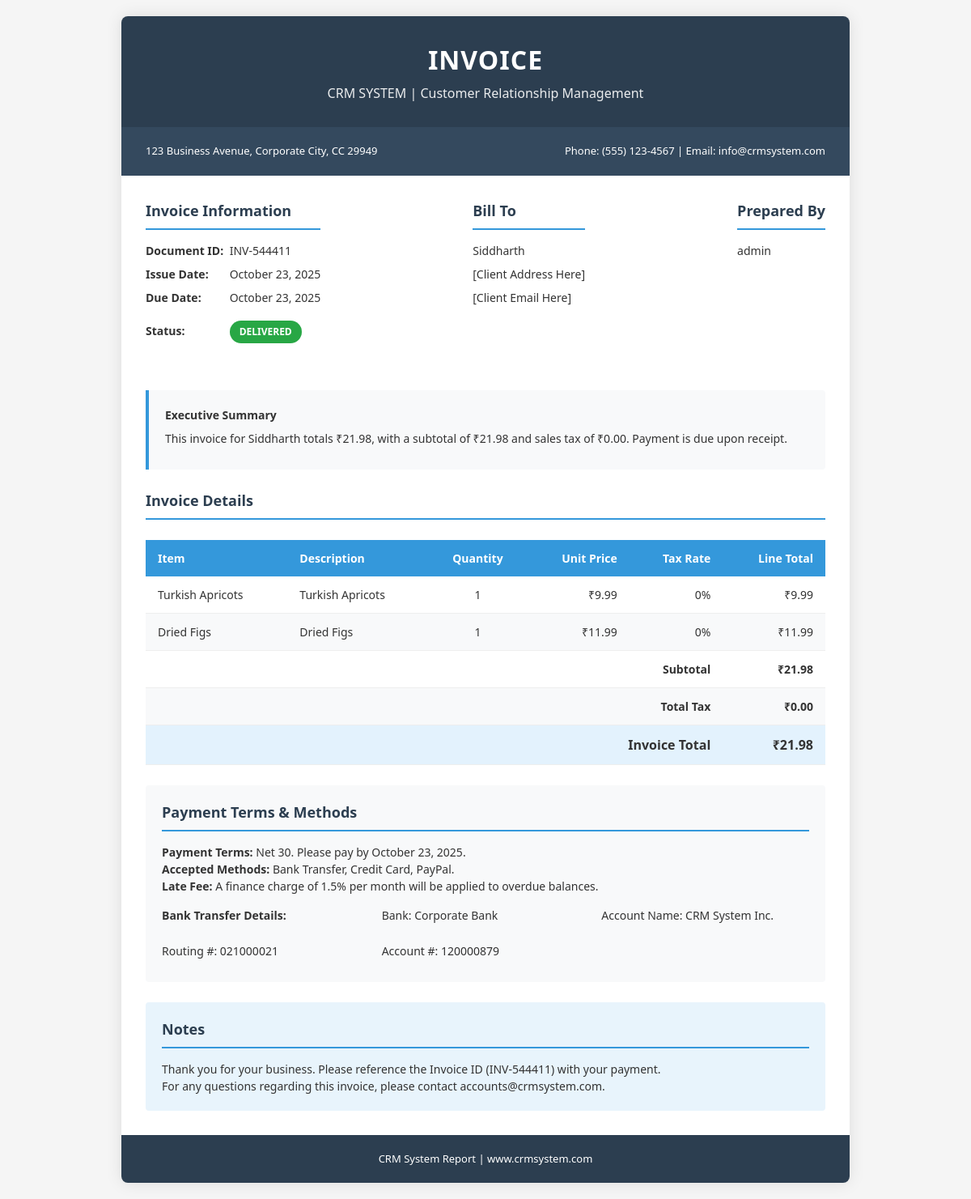
Page /api/orders/orders/5/invoice/ (signed in) on the committed database.
### apps/orders/models.py (models this page shows, shortened)
class Order(models.Model):
    STATUS_CHOICES = [
        ('pending', 'Pending'),
        ('processing', 'Processing'),
        ('shipped', 'Shipped'),
        ('delivered', 'Delivered'),
        ('cancelled', 'Cancelled'),
    ]
    PAYMENT_CHOICES = [
        ('cod', 'Cash on Delivery'),
        ('online', 'Online Payment'),
    ]
    PAYMENT_STATUS_CHOICES = [
        ('pending', 'Pending'),
        ('paid', 'Paid'),
        ('failed', 'Failed'),
    ]
    order_number = models.CharField(max_length=20, unique=True)
    customer = models.ForeignKey(User, on_delete=models.CASCADE, related_name='orders')
    total_amount = models.DecimalField(max_digits=10, decimal_places=2)
    payment_mode = models.CharField(max_length=10, choices=PAYMENT_CHOICES, default='cod')
    payment_status = models.CharField(max_length=10, choices=PAYMENT_STATUS_CHOICES, default='pending')
    order_status = models.CharField(max_length=15, choices=STATUS_CHOICES, default='pending')
    shipping_name = models.CharField(max_length=100)
    shipping_email = models.EmailField()
    shipping_mobile = models.CharField(max_length=15)
    shipping_address = models.TextField()
    shipping_city = models.CharField(max_length=50)
    shipping_pincode = models.CharField(max_length=10)
    created_at = models.DateTimeField(default=timezone.now)
    updated_at = models.DateTimeField(auto_now=True)
    class Meta:
        ordering = ['-created_at']
        indexes = [
            models.Index(fields=['-created_at']),
            models.Index(fields=['order_status']),
            models.Index(fields=['payment_status']),
            models.Index(fields=['customer']),
            models.Index(fields=['order_number']),
        ]

class OrderItem(models.Model):
    order = models.ForeignKey(Order, on_delete=models.CASCADE, related_name='items')
    product = models.ForeignKey(Product, on_delete=models.CASCADE)
    quantity = models.PositiveIntegerField()
    price = models.DecimalField(max_digits=10, decimal_places=2)  # Price at time of order
    gift_wrap = models.ForeignKey(GiftWrap, on_delete=models.SET_NULL, null=True, blank=True)  # Add this field
    class Meta:
        indexes = [
            models.Index(fields=['order']),
            models.Index(fields=['product']),
        ]
    def get_total_price(self):
        base_price = self.quantity * self.price
        gift_wrap_price = self.gift_wrap.price if self.gift_wrap else 0
        return base_price + (gift_wrap_price * self.quantity)

### apps/users/models.py (models this page shows, shortened)
class User(AbstractUser):
    full_name = models.CharField(max_length=100)
    mobile = models.CharField(max_length=15, blank=True)
    role = models.ForeignKey(Role, on_delete=models.PROTECT, null=True)
    is_active = models.BooleanField(default=True)
    date_joined = models.DateTimeField(default=timezone.now)

### apps/shop/models.py (models this page shows, shortened)
class Product(models.Model):
    name = models.CharField(max_length=200)
    slug = models.SlugField(unique=True)
    category = models.ForeignKey(Category, on_delete=models.CASCADE, related_name='products')
    description = models.TextField()
    nutritional_info = models.TextField(blank=True)
    price = models.DecimalField(max_digits=10, decimal_places=2)
    stock = models.PositiveIntegerField(default=0)
    image = models.ImageField(upload_to='products/')
    is_active = models.BooleanField(default=True)
    is_featured = models.BooleanField(default=False)
    created_at = models.DateTimeField(default=timezone.now)
    updated_at = models.DateTimeField(auto_now=True)
    meta_title = models.CharField(max_length=200, blank=True)
    meta_description = models.CharField(max_length=160, blank=True)
    keywords = models.CharField(max_length=255, blank=True)
    discount_percent = models.DecimalField(max_digits=5, decimal_places=2, default=0.00)
    tags = models.CharField(max_length=255, blank=True, help_text="Comma-separated tags for marketing")
    class Meta:
        ordering = ['name']
        indexes = [
            models.Index(fields=['name']),
            models.Index(fields=['price']),
            models.Index(fields=['is_active']),
            models.Index(fields=['is_featured']),
            models.Index(fields=['created_at']),
            models.Index(fields=['category', 'is_active']),
        ]

### apps/orders/api_views.py (the view, shortened to what this page needs)
class OrderViewSet(viewsets.ModelViewSet):
    serializer_class = OrderSerializer
    @action(detail=True, methods=['get'], renderer_classes=[TemplateHTMLRenderer])
    def invoice(self, request, pk=None):
        order = get_object_or_404(Order, pk=pk)
        if request.user.role.name != 'admin' and order.customer != request.user:
            return Response({'error': 'Permission denied'}, status=status.HTTP_403_FORBIDDEN)
        download_pdf = request.GET.get('download') == 'pdf'
        template = get_template('orders/invoice.html')
        context = {
            'order': order,
            'request': request
        }
        if request.accepted_renderer.format == 'html' and not download_pdf:
            return Response(context, template_name='orders/invoice.html')

### apps/core/context_processors.py (called while the page is built)
def footer_content(request):
    try:
        footer = FooterContent.objects.get(is_active=True)
    except FooterContent.DoesNotExist:
        footer = None
    return {
        'footer_content': footer
    }

### templates/orders/invoice.html (shortened to what this page needs)
{% load static %}
<!DOCTYPE html>
<html>
<head>
</head>
<body>
    <div class="invoice-container">
        <div class="header">
            <h1>INVOICE</h1>
            <p>CRM SYSTEM | Customer Relationship Management</p>
        </div>
        <div class="company-info">
            <div>123 Business Avenue, Corporate City, CC 29949</div>
            <div>Phone: (555) 123-4567 | Email: info@crmsystem.com</div>
        </div>
        <div class="content">
            <div class="invoice-meta">
                <div class="invoice-details">
                    <div class="section-title">Invoice Information</div>
                    <div class="meta-item"><span class="meta-label">Document ID:</span> INV-{{ order.order_number|slice:"4:" }}</div>
                    <div class="meta-item"><span class="meta-label">Issue Date:</span> {{ order.created_at|date:"F d, Y" }}</div>
                    <div class="meta-item"><span class="meta-label">Due Date:</span> {{ order.created_at|date:"F d, Y" }}</div>
                    <div class="meta-item">
                        <span class="meta-label">Status:</span>
                        <span class="status-badge status-{{ order.order_status }}">
                            {{ order.get_order_status_display }}
                        </span>
                    </div>
                </div>
                <div class="bill-to">
                    <div class="section-title">Bill To</div>
                    <div class="meta-item">{{ order.customer.full_name }}</div>
                    <div class="meta-item">[Client Address Here]</div>
                    <div class="meta-item">[Client Email Here]</div>
                </div>
                <div class="prepared-by">
                    <div class="section-title">Prepared By</div>
                    <div class="meta-item">admin</div>
                </div>
            </div>
            <div class="summary">
                <p><strong>Executive Summary</strong></p>
                <p>This invoice for {{ order.customer.full_name }} totals ₹{{ order.total_amount|floatformat:2 }}, with a subtotal of ₹{{ order.total_amount|floatformat:2 }} and sales tax of ₹0.00. Payment is due upon receipt.</p>
            </div>
            <div class="section-title">Invoice Details</div>
            <table>
                <thead>
                    <tr>
                        <th>Item</th>
                        <th>Description</th>
                        <th class="text-center">Quantity</th>
                        <th class="text-right">Unit Price</th>
                        <th class="text-right">Tax Rate</th>
                        <th class="text-right">Line Total</th>
                    </tr>
                </thead>
                <tbody>
                    {% for item in order.items.all %}
                    <tr>
                        <td>{{ item.product.name }}</td>
                        <td>
                            {{ item.product.name }}
                        </td>
                        <td class="text-center">{{ item.quantity }}</td>
                        <td class="text-right">₹{{ item.price|floatformat:2 }}</td>
                        <td class="text-right">0%</td>
                        <td class="text-right">₹{{ item.get_total_price|floatformat:2 }}</td>
                    </tr>
                    {% endfor %}
                    <tr class="subtotal-row">
                        <td colspan="5" class="text-right"><strong>Subtotal</strong></td>
                        <td class="text-right">₹{{ order.total_amount|floatformat:2 }}</td>
                    </tr>
                    <tr class="tax-row">
                        <td colspan="5" class="text-right"><strong>Total Tax</strong></td>
                        <td class="text-right">₹0.00</td>
                    </tr>
                    <tr class="total-row">
                        <td colspan="5" class="text-right"><strong>Invoice Total</strong></td>
                        <td class="text-right">₹{{ order.total_amount|floatformat:2 }}</td>
                    </tr>
                </tbody>
            </table>
            <div class="payment-terms">
                <div class="section-title">Payment Terms & Methods</div>
                <p><strong>Payment Terms:</strong> Net 30. Please pay by {{ order.created_at|date:"F d, Y" }}.</p>
                <p><strong>Accepted Methods:</strong> Bank Transfer, Credit Card, PayPal.</p>
                <p><strong>Late Fee:</strong> A finance charge of 1.5% per month will be applied to overdue balances.</p>
                <div class="bank-details">
                    <div><strong>Bank Transfer Details:</strong></div>
                    <div>Bank: Corporate Bank</div>
                    <div>Account Name: CRM System Inc.</div>
                    <div>Routing #: 021000021</div>
                    <div>Account #: 120000879</div>
                </div>
            </div>
            <div class="notes">
                <div class="section-title">Notes</div>
                <p>Thank you for your business. Please reference the Invoice ID (INV-{{ order.order_number|slice:"4:" }}) with your payment.</p>
                <p>For any questions regarding this invoice, please contact accounts@crmsystem.com.</p>
            </div>
        </div>
        <div class="footer">
            <p>CRM System Report | www.crmsystem.com</p>
        </div>
    </div>
</body>
</html>

### templates/orders/invoice.html (style rules this page uses)
* { margin: 0; padding: 0; box-sizing: border-box; font-family: 'Segoe UI', Tahoma, Geneva, Verdana, sans-serif; }
body { background-color: #f5f5f5; color: #333; font-size: 14px; line-height: 1.5; padding: 20px; }
.invoice-container { max-width: 900px; margin: 0 auto; background: white; box-shadow: 0 0 20px rgba(0, 0, 0, 0.1); border-radius: 8px; overflow: hidden; }
.header { background: #2c3e50; color: white; padding: 30px; text-align: center; }
.header h1 { font-size: 32px; margin-bottom: 5px; letter-spacing: 1px; }
.header p { font-size: 16px; opacity: 0.9; }
.company-info { background: #34495e; color: white; padding: 15px 30px; display: flex; justify-content: space-between; flex-wrap: wrap; font-size: 13px; }
.company-info div { margin: 5px 0; }
.content { padding: 30px; }
.invoice-meta { display: flex; justify-content: space-between; margin-bottom: 30px; flex-wrap: wrap; }
.invoice-details, .bill-to, .prepared-by { margin-bottom: 20px; }
.section-title { font-size: 18px; font-weight: 600; color: #2c3e50; margin-bottom: 15px; padding-bottom: 8px; border-bottom: 2px solid #3498db; }
.meta-item { margin-bottom: 8px; }
.meta-label { font-weight: 600; display: inline-block; width: 100px; }
.summary { background: #f8f9fa; border-left: 4px solid #3498db; padding: 20px; margin: 25px 0; border-radius: 0 4px 4px 0; }
.summary p { margin-bottom: 8px; }
table { width: 100%; border-collapse: collapse; margin: 25px 0; }
th { background: #3498db; color: white; text-align: left; padding: 12px 15px; font-weight: 600; }
td { padding: 12px 15px; border-bottom: 1px solid #eee; }
tr:nth-child(even) { background: #f8f9fa; }
.text-right { text-align: right; }
.text-center { text-align: center; }
.subtotal-row, .tax-row, .total-row { font-weight: 600; }
.total-row { background: #e3f2fd; font-size: 16px; }
.payment-terms { background: #f8f9fa; padding: 20px; margin: 25px 0; border-radius: 4px; }
.bank-details { display: grid; grid-template-columns: repeat(auto-fit, minmax(200px, 1fr)); gap: 15px; margin-top: 15px; }
.bank-details div { margin-bottom: 8px; }
.notes { background: #e8f4fc; padding: 20px; border-radius: 4px; margin-top: 25px; }
.footer { background: #2c3e50; color: white; text-align: center; padding: 20px; font-size: 13px; }
.status-badge { display: inline-block; padding: 5px 12px; border-radius: 20px; font-weight: 600; font-size: 12px; text-transform: uppercase; margin-top: 10px; }
.status-delivered { background: #28a745; color: white; }

### rows in the picture
Order: order_number "544411", created_at "October 23, 2025", order_status "DELIVERED", customer.full_name "Siddharth", total_amount "21.98"
OrderItem: product.name "Turkish Apricots", quantity "1", price "9.99", get_total_price "9.99"
OrderItem: product.name "Dried Figs", quantity "1", price "11.99", get_total_price "11.99"
